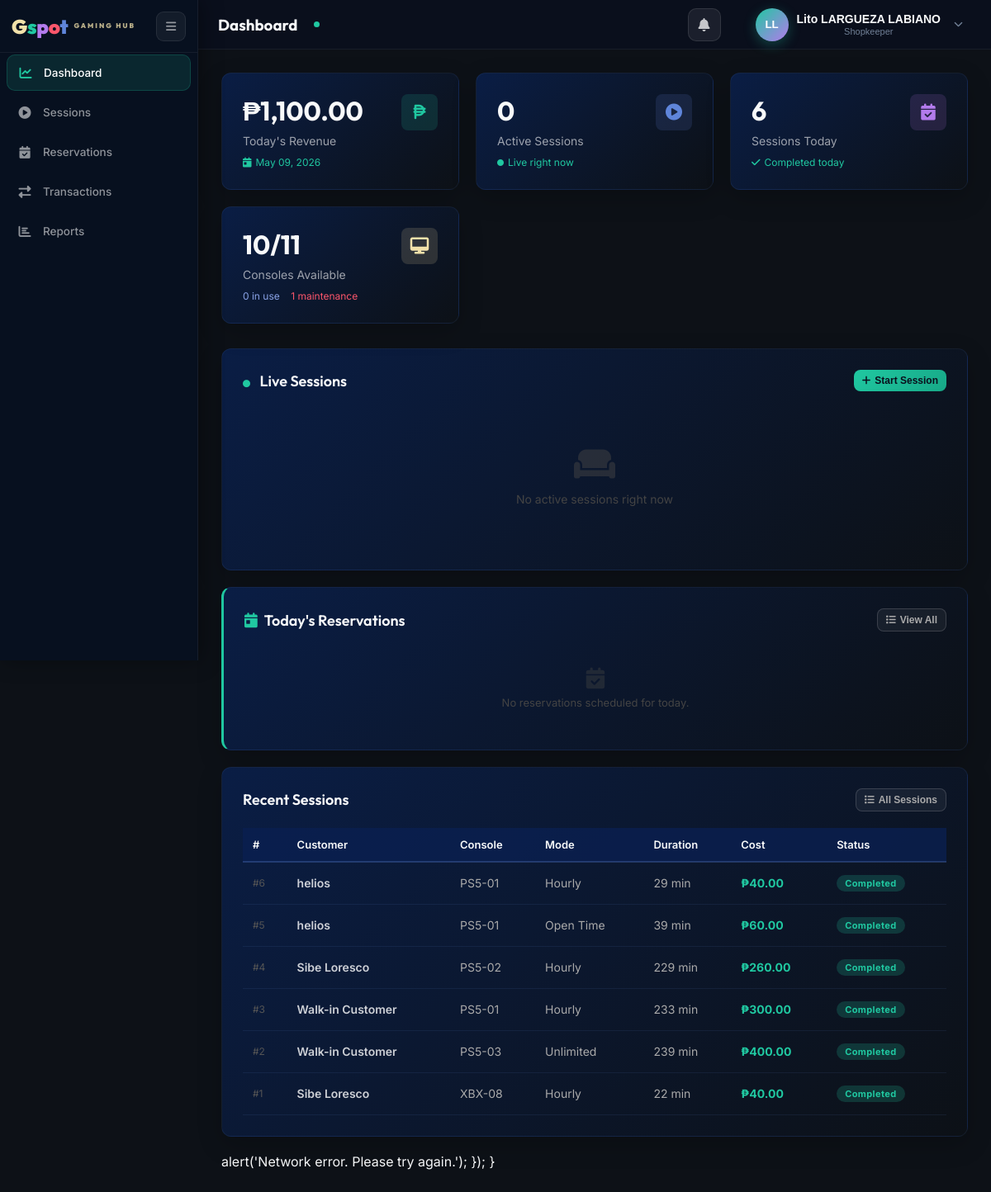
The page /admin.php (signed in) on the database its author committed.
### tables this page shows
CREATE TABLE `users` (
  `user_id` int(11) NOT NULL,
  `email` varchar(100) NOT NULL,
  `password_hash` varchar(255) NOT NULL,
  `full_name` varchar(100) NOT NULL,
  `phone` varchar(20) DEFAULT NULL,
  `role` enum('customer','shopkeeper','owner','walkin') NOT NULL DEFAULT 'customer',
  `status` enum('active','inactive') NOT NULL DEFAULT 'active',
  `email_verified` tinyint(1) NOT NULL DEFAULT 0,
  `verification_token` varchar(64) DEFAULT NULL,
  `verification_expires` datetime DEFAULT NULL,
  `reset_token` varchar(64) DEFAULT NULL,
  `reset_expires` datetime DEFAULT NULL,
  `created_at` datetime NOT NULL DEFAULT current_timestamp(),
  `consecutive_cancellations` tinyint(3) UNSIGNED NOT NULL DEFAULT 0,
  `reservation_banned_until` datetime DEFAULT NULL
);

CREATE TABLE `gaming_sessions` (
  `session_id` int(11) NOT NULL,
  `user_id` int(11) NOT NULL,
  `console_id` int(11) NOT NULL,
  `rental_mode` enum('hourly','open_time','unlimited') NOT NULL,
  `planned_minutes` int(11) DEFAULT NULL,
  `start_time` datetime NOT NULL DEFAULT current_timestamp(),
  `end_time` datetime DEFAULT NULL,
  `duration_minutes` int(11) DEFAULT NULL,
  `hourly_rate` decimal(10,2) NOT NULL DEFAULT 0.00,
  `total_cost` decimal(10,2) DEFAULT NULL,
  `status` enum('active','completed','cancelled') NOT NULL DEFAULT 'active',
  `payment_status` enum('paid','unpaid','partial') DEFAULT NULL,
  `created_by` int(11) NOT NULL,
  `created_at` datetime NOT NULL DEFAULT current_timestamp(),
  `extended_minutes` int(11) NOT NULL DEFAULT 0 COMMENT 'Total minutes added via approved extensions',
  `source_reservation_id` int(11) DEFAULT NULL
);

CREATE TABLE `consoles` (
  `console_id` int(11) NOT NULL,
  `console_name` varchar(50) NOT NULL,
  `console_type` varchar(50) NOT NULL,
  `unit_number` varchar(20) NOT NULL,
  `controller_count` int(11) DEFAULT 2,
  `status` enum('available','in_use','maintenance','archived') NOT NULL DEFAULT 'available',
  `hourly_rate` decimal(10,2) NOT NULL DEFAULT 0.00,
  `created_at` datetime NOT NULL DEFAULT current_timestamp()
);

### admin.php (shortened to what the rows shown need)
<?php
require_once __DIR__ . '/includes/session_helper.php';
require_once __DIR__ . '/includes/db_functions.php';
$user = getCurrentUser();
$stmt = $conn->prepare(
    "SELECT gs.*, u.full_name AS customer_name, c.console_name, c.unit_number, c.console_type,
            gs.source_reservation_id,
            COALESCE(r.downpayment_amount, 0) AS reservation_downpayment,
            COALESCE((SELECT SUM(t.amount) FROM transactions t WHERE t.session_id = gs.session_id AND t.amount > 0), 0) AS upfront_paid,
            COALESCE((SELECT SUM(ABS(t.amount)) FROM transactions t WHERE t.session_id = gs.session_id AND t.amount < 0), 0) AS refunded_amount,
            COALESCE((SELECT SUM(ar.extra_cost) FROM additional_requests ar WHERE ar.session_id = gs.session_id AND ar.status = 'approved'), 0) AS approved_extras
     FROM gaming_sessions gs
     JOIN users u ON gs.user_id = u.user_id
     JOIN consoles c ON gs.console_id = c.console_id
     LEFT JOIN reservations r ON r.reservation_id = gs.source_reservation_id
     ORDER BY
         CASE WHEN gs.status = 'active' THEN 0 ELSE 1 END ASC,
         CASE
             WHEN gs.status = 'active' AND gs.planned_minutes IS NOT NULL
                 THEN DATE_ADD(gs.start_time, INTERVAL gs.planned_minutes MINUTE)
             WHEN gs.status = 'active'
                 THEN DATE_ADD(gs.start_time, INTERVAL 9999 MINUTE)
             ELSE NULL
         END ASC,
         gs.created_at DESC
     LIMIT 50"
);
$stmt->execute();
$recentSessions = $stmt->get_result()->fetch_all(MYSQLI_ASSOC);
?>
<!DOCTYPE html>
<html lang="en">
<head>
    <link href="assets/fonts/inter/inter.css" rel="stylesheet">
    <link href="assets/fonts/outfit/outfit.css" rel="stylesheet">
    <link rel="stylesheet" href="assets/libs/fontawesome/css/all.min.css">
    <link rel="stylesheet" href="assets/css/style.css">
    <link rel="stylesheet" href="assets/css/admin.css?v=<?= time() ?>">
</head>
<body>
<div class="topbar">
    <div class="topbar-right">
        <div class="admin-user-dropdown" id="adminUserDropdown" style="margin-left:12px; cursor:pointer;">
            <button class="admin-user-toggle" id="adminUserBtn" style="cursor:pointer; pointer-events:auto;">
                <div>
                    <div style="font-weight:600;font-size:14px;line-height:1.2"><?= htmlspecialchars($user['full_name']) ?></div>
                    <div style="font-size:11px;color:#718096"><?= getRoleBadge() ?></div>
                </div>
            </button>
        </div>
    </div>
</div>
<div class="main-content">
<?php include __DIR__ . '/admin_sections/dashboard.php'; ?>
</div>
</body>
</html>

### admin_sections/dashboard.php (shortened to what the rows shown need)
<div class="page active" id="dashboard">
    <div class="card">
        <table class="data-table">
            <thead><tr><th>#</th><th>Customer</th><th>Console</th><th>Mode</th><th>Duration</th><th>Cost</th><th>Status</th></tr></thead>
            <tbody>
            <?php foreach (array_slice($recentSessions, 0, 6) as $sess): ?>
            <tr>
                <td style="color:#555;font-size:12px">#<?= $sess['session_id'] ?></td>
                <td style="font-weight:600"><?= htmlspecialchars($sess['customer_name']) ?></td>
                <td style="color:#aaa"><?= htmlspecialchars($sess['unit_number']) ?></td>
                <td style="color:#aaa"><?= match($sess['rental_mode']) { 'open_time' => 'Open Time', default => ucfirst($sess['rental_mode']) } ?></td>
                <td style="color:#aaa"><?= $sess['duration_minutes'] !== null ? ($sess['duration_minutes'] > 0 ? $sess['duration_minutes'].' min' : '< 1 min') : '—' ?></td>
                <td style="color:#20c8a1;font-weight:700"><?= $sess['total_cost'] ? '₱'.number_format($sess['total_cost'],2) : '—' ?></td>
                <td><span class="badge <?= $sess['status'] ?>"><?= ucfirst($sess['status']) ?></span></td>
            </tr>
            <?php endforeach; ?>
            </tbody>
        </table>
    </div>
</div>

### rows shown on the page
users: full_name "Lito LARGUEZA LABIANO"
gaming_sessions: session_id "6", user.full_name "helios", console.unit_number "PS5-01", rental_mode "Hourly", duration_minutes "29", total_cost "40.00", status "Completed"
gaming_sessions: session_id "5", user.full_name "helios", console.unit_number "PS5-01", rental_mode "Open Time", duration_minutes "39", total_cost "60.00", status "Completed"
gaming_sessions: session_id "4", user.full_name "Sibe Loresco", console.unit_number "PS5-02", rental_mode "Hourly", duration_minutes "229", total_cost "260.00", status "Completed"
gaming_sessions: session_id "3", user.full_name "Walk-in Customer", console.unit_number "PS5-01", rental_mode "Hourly", duration_minutes "233", total_cost "300.00", status "Completed"
gaming_sessions: session_id "2", user.full_name "Walk-in Customer", console.unit_number "PS5-03", rental_mode "Unlimited", duration_minutes "239", total_cost "400.00", status "Completed"
gaming_sessions: session_id "1", user.full_name "Sibe Loresco", console.unit_number "XBX-08", rental_mode "Hourly", duration_minutes "22", total_cost "40.00", status "Completed"

### other values the page prints
getUserInitials() "LL"
getRoleBadge() "Shopkeeper"
$todayRevenue "1,100.00"
$activeCount "0"
$todayBookings "6"
$availableCount "10"
count($allConsoles) "11"
$inUseCount "0"
$maintenanceCount "1"
